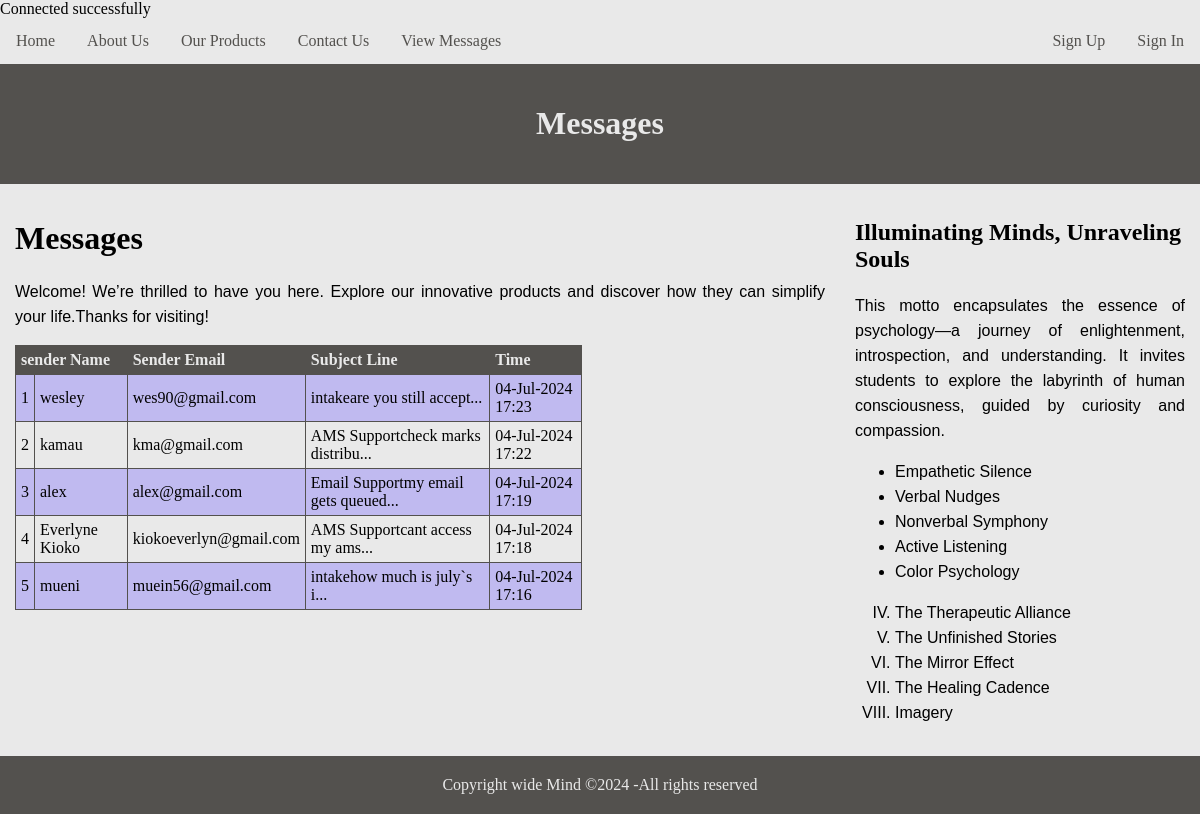
Page /view_messages.php on the committed database.
### tables this page shows
CREATE TABLE IF NOT EXISTS `messages` (
  `messageId` bigint(10) NOT NULL AUTO_INCREMENT,
  `sender_name` varchar(50) DEFAULT NULL,
  `sender_email` varchar(50) DEFAULT NULL,
  `subject_line` text DEFAULT NULL,
  `text_message` text DEFAULT NULL,
  `datecreated` datetime DEFAULT current_timestamp(),
  `dateupdated` datetime DEFAULT current_timestamp() ON UPDATE current_timestamp(),
  PRIMARY KEY (`messageId`)
);

### view_messages.php (the view, shortened to what this page needs)
<?php
require_once ("includes/db_connect.php");
include_once("templates/heading.php");
include_once("templates/nav.php"); ?>
        <div class="banner">
            <h1>Messages</h1>
        </div>
        <div class="row">
        <div class="content">
            <h1>Messages</h1>
            <p>Welcome! We’re thrilled to have you here. Explore our innovative products and discover how they can simplify your life.Thanks for visiting! </p>
<table>
    <thead>
                    <tr>
                        <th colspan="2">sender Name</th>
                        <th>Sender Email</td>
                        <th>Subject Line</th>
                        <th>Time</th>
                    </tr>
           </thead>
<?php
        $select_msg = "SELECT * FROM `messages` ORDER BY datecreated DESC";
        $sel_msg_res= $conn->query($select_msg);
        $en = 0;
        if ($sel_msg_res->num_rows > 0) {
        while($sel_msg_row= $sel_msg_res->fetch_assoc()) {
            $en++;
?>
            <tr>
               <td><?php print $en; ?></td>
               <td><?php print $sel_msg_row["sender_name"]; ?></td>
               <td><?php print $sel_msg_row["sender_email"]; ?></td>
               <td><?php print $sel_msg_row["subject_line"] .'' . substr($sel_msg_row["text_message"], 0, 20) . '...' ; ?></td>
               <td><?php print  date("d-M-Y H:i",strtotime($sel_msg_row["datecreated"])); ?></td>
          </tr>
<?php
       }
       } else {
       echo "0 results";
       }
?>
          </body>
<?php include_once("templates/side_bar.php"); ?>
<?php include_once("templates/footer.php"); ?>

### templates/heading.php (shortened to what this page needs)
<!DOCTYPE html>
<html>
    <head>
    <link rel="stylesheet" href="css/style.css">
</head>
<body>

### templates/nav.php
<div class="toplink">
<a href="./">Home</a>
<a href="about us.php">About Us</a>
<a href="products.php">Our Products</a>
<a href="contact.php">Contact Us</a>
<a href="View_Messages.php">View Messages</a>
<div class="toplink-right">
    <a href="signup.php">Sign Up</a>
    <a href="signin.php">Sign In</a>
</div>
</div>

### templates/side_bar.php (shortened to what this page needs)
<div class="side_bar">
                <h2>Illuminating Minds, Unraveling Souls</h2>
                <p>This motto encapsulates the essence of psychology—a journey of enlightenment, introspection, and understanding. It invites students to explore the labyrinth of human consciousness, guided by curiosity and compassion.</p>
                <ul>
                <li>Empathetic Silence</li>
                <li>Verbal Nudges</li>
                <li>Nonverbal Symphony</li>
                <li>Active Listening</li>
                <li>Color Psychology</li>
            </ul>
            <ol type="I" start="4">
                <li>The Therapeutic Alliance</li>
                <li>The Unfinished Stories</li>
                <li>The Mirror Effect</li>
                <li> The Healing Cadence</li>
                <li>Imagery</li>
            </ol>
        </div>

### templates/footer.php
<div class="footer">
        Copyright wide Mind &copy;<?php print date ("Y"); ?> -All rights reserved
    </div>
</body>
</body>
</html>

### css/structureStyle.css (style rules this page uses)
body { background-color: rgb(233, 233, 233); margin: 0; }
* { box-sizing: border-box; }
.banner { background-color: rgb(83, 81, 78); padding: 20px; text-align: center; color: rgb(233, 233, 233); }
.row:after { content: " "; display: block; clear: both; }
.footer { background-color: rgb(83, 81, 78); padding: 20px; text-align: center; color: rgb(233, 233, 233); }

### css/navStyle.css (style rules this page uses)
.toplink { background-color: rgb(233, 233, 233); overflow: hidden; }
.toplink a { color: rgb(83, 81, 78); text-decoration: none; padding: 14px 16px; display: block; float: left; text-align: left; }
.toplink-right { float: right; }

### css/contentStyle.css (style rules this page uses)
.content { float: left; width: 70%; padding: 15px; }
.side_bar { float: left; width: 30%; padding: 15px; }
p, li { text-align: justify; font-family: Arial, Helvetica, sans-serif; line-height: 25px; }

### css/tableStyle.css (style rules this page uses)
table { border: 1px solid rgb(83, 81, 78); border-collapse: collapse; width: 70%; }
td { border: 1px solid rgb(83, 81, 78); padding: 5px; text-align: left; }
th { background-color: rgb(83, 81, 78); color: rgb(233, 233, 233); border: 1px solid rgb(83, 81, 78); padding: 5px; text-align: left; }
tr:nth-child(odd) { background-color: rgb(192, 186, 240); }

### rows in the picture
messages: sender_name "wesley", sender_email "wes90@gmail.com", subject_line "intake", text_message "are you still accept", datecreated "04-Jul-2024 17:23"
messages: sender_name "kamau", sender_email "kma@gmail.com", subject_line "AMS Support", text_message "check marks distribu", datecreated "04-Jul-2024 17:22"
messages: sender_name "alex", sender_email "alex@gmail.com", subject_line "Email Support", text_message "my email gets queued", datecreated "04-Jul-2024 17:19"
messages: sender_name "Everlyne Kioko", sender_email "kiokoeverlyn@gmail.com", subject_line "AMS Support", text_message "cant access my ams", datecreated "04-Jul-2024 17:18"
messages: sender_name "mueni", sender_email "muein56@gmail.com", subject_line "intake", text_message "how much is july`s i", datecreated "04-Jul-2024 17:16"

### other values in the picture
date ("Y") "2024"
